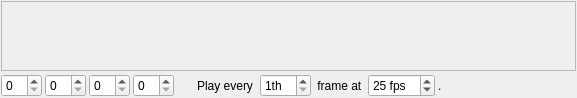
<?xml version="1.0" encoding="UTF-8"?>
<ui version="4.0">
 <class>TimelinePanel</class>
 <widget class="QWidget" name="TimelinePanel">
  <property name="geometry">
   <rect>
    <x>0</x>
    <y>0</y>
    <width>577</width>
    <height>96</height>
   </rect>
  </property>
  <property name="sizePolicy">
   <sizepolicy hsizetype="Ignored" vsizetype="Ignored">
    <horstretch>0</horstretch>
    <verstretch>0</verstretch>
   </sizepolicy>
  </property>
  <property name="windowTitle">
   <string>Timeline</string>
  </property>
  <layout class="QVBoxLayout">
   <property name="spacing">
    <number>3</number>
   </property>
   <property name="margin">
    <number>1</number>
   </property>
   <item>
    <layout class="QVBoxLayout" name="ui_verticalLayout">
     <item>
      <widget class="QScrollArea" name="ui_scrollArea">
       <property name="frameShadow">
        <enum>QFrame::Plain</enum>
       </property>
       <property name="verticalScrollBarPolicy">
        <enum>Qt::ScrollBarAsNeeded</enum>
       </property>
       <widget class="QWidget" name="ui_scrollAreaWidgetContents">
        <property name="geometry">
         <rect>
          <x>0</x>
          <y>0</y>
          <width>554</width>
          <height>62</height>
         </rect>
        </property>
       </widget>
      </widget>
     </item>
     <item>
      <layout class="QHBoxLayout" name="ui_horizontalLayout">
       <item>
        <widget class="QSpinBox" name="ui_startFrameSpinBox">
         <property name="toolTip">
          <string>Start Frame</string>
         </property>
        </widget>
       </item>
       <item>
        <widget class="QSpinBox" name="ui_inFrameSpinBox">
         <property name="toolTip">
          <string>In Frame</string>
         </property>
        </widget>
       </item>
       <item>
        <widget class="QSpinBox" name="ui_outFrameSpinBox">
         <property name="toolTip">
          <string>Out Frame</string>
         </property>
        </widget>
       </item>
       <item>
        <widget class="QSpinBox" name="ui_endFrameSpinBox">
         <property name="toolTip">
          <string>End Frame</string>
         </property>
        </widget>
       </item>
       <item>
        <spacer name="ui_fpsSpacer">
         <property name="orientation">
          <enum>Qt::Horizontal</enum>
         </property>
         <property name="sizeType">
          <enum>QSizePolicy::Fixed</enum>
         </property>
         <property name="sizeHint" stdset="0">
          <size>
           <width>20</width>
           <height>20</height>
          </size>
         </property>
        </spacer>
       </item>
       <item>
        <widget class="QLabel" name="ui_playLabel">
         <property name="text">
          <string>Play every </string>
         </property>
        </widget>
       </item>
       <item>
        <widget class="QSpinBox" name="ui_frameStepSpinBox">
         <property name="suffix">
          <string>th</string>
         </property>
         <property name="prefix">
          <string/>
         </property>
         <property name="minimum">
          <number>1</number>
         </property>
         <property name="maximum">
          <number>25</number>
         </property>
        </widget>
       </item>
       <item>
        <widget class="QLabel" name="ui_frameLabel">
         <property name="text">
          <string> frame at </string>
         </property>
        </widget>
       </item>
       <item>
        <widget class="QSpinBox" name="ui_fpsSpinBox">
         <property name="toolTip">
          <string>Frames per Second</string>
         </property>
         <property name="suffix">
          <string extracomment="Frames per Second"> fps</string>
         </property>
         <property name="minimum">
          <number>1</number>
         </property>
         <property name="maximum">
          <number>250</number>
         </property>
         <property name="value">
          <number>25</number>
         </property>
        </widget>
       </item>
       <item>
        <widget class="QLabel" name="ui_dotLabel">
         <property name="text">
          <string>.</string>
         </property>
        </widget>
       </item>
       <item>
        <spacer name="ui_horizontalSpacer">
         <property name="orientation">
          <enum>Qt::Horizontal</enum>
         </property>
         <property name="sizeType">
          <enum>QSizePolicy::Expanding</enum>
         </property>
         <property name="sizeHint" stdset="0">
          <size>
           <width>40</width>
           <height>20</height>
          </size>
         </property>
        </spacer>
       </item>
      </layout>
     </item>
    </layout>
   </item>
  </layout>
  <action name="ui_autoScrollAction">
   <property name="checkable">
    <bool>true</bool>
   </property>
   <property name="checked">
    <bool>true</bool>
   </property>
   <property name="icon">
    <iconset>
     <normaloff>:/autoScrollIcon</normaloff>:/autoScrollIcon</iconset>
   </property>
   <property name="text">
    <string>Automatic Scrolling</string>
   </property>
   <property name="iconText">
    <string>Auto Scroll</string>
   </property>
   <property name="toolTip">
    <string>Automatic Scrolling [A]</string>
   </property>
  </action>
  <action name="ui_scaleToFitAction">
   <property name="icon">
    <iconset>
     <normaloff>:/scaleToFitIcon</normaloff>:/scaleToFitIcon</iconset>
   </property>
   <property name="text">
    <string>Scale to Fit</string>
   </property>
   <property name="toolTip">
    <string>Scale to Fit [F]</string>
   </property>
  </action>
	 <action name="ui_realtimeAction">
		 <property name="checkable">
			 <bool>true</bool>
		 </property>
		 <property name="checked">
			 <bool>true</bool>
		 </property>
		 <property name="icon">
			 <iconset>
				 <normaloff>:/realtimeIcon</normaloff>:/realtimeIcon
			 </iconset>
		 </property>
		 <property name="text">
			 <string>Realtime Mode</string>
		 </property>
		 <property name="toolTip">
			 <string>Realtime Mode [R]</string>
		 </property>
	 </action>
 </widget>
 <resources/>
 <connections/>
</ui>
